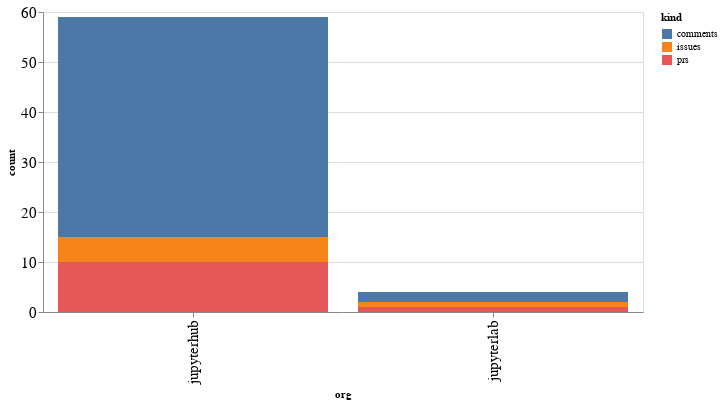

Notebook code for this chart:
### Code cell
alt.Chart(org_summaries, width=600).mark_bar().encode(
    x='org',
    y='count',
    color='kind',
    tooltip="org"
)

### Figure 1 — Vega-Lite specification as saved in the notebook (floating-point values rounded to 4 significant figures)
{"config": {"axisLeft": {"labelFontSize": 15}, "axisBottom": {"labelFontSize": 15}}, "data": {"name": "data-3601df2a9be9818c787935b99951ee48"}, "mark": "bar", "encoding": {"color": {"type": "nominal", "field": "kind"}, "tooltip": {"type": "nominal", "field": "org"}, "x": {"type": "nominal", "field": "org"}, "y": {"type": "quantitative", "field": "count"}}, "width": 600, "$schema": "https://vega.github.io/schema/vega-lite/v4.8.1.json", "datasets": {"data-3601df2a9be9818c787935b99951ee48": [{"org": "jupyterhub", "kind": "comments", "count": 44}, {"org": "jupyterhub", "kind": "issues", "count": 5}, {"org": "jupyterhub", "kind": "prs", "count": 10}, {"org": "jupyterlab", "kind": "comments", "count": 2}, {"org": "jupyterlab", "kind": "issues", "count": 1}, {"org": "jupyterlab", "kind": "prs", "count": 1}]}}
